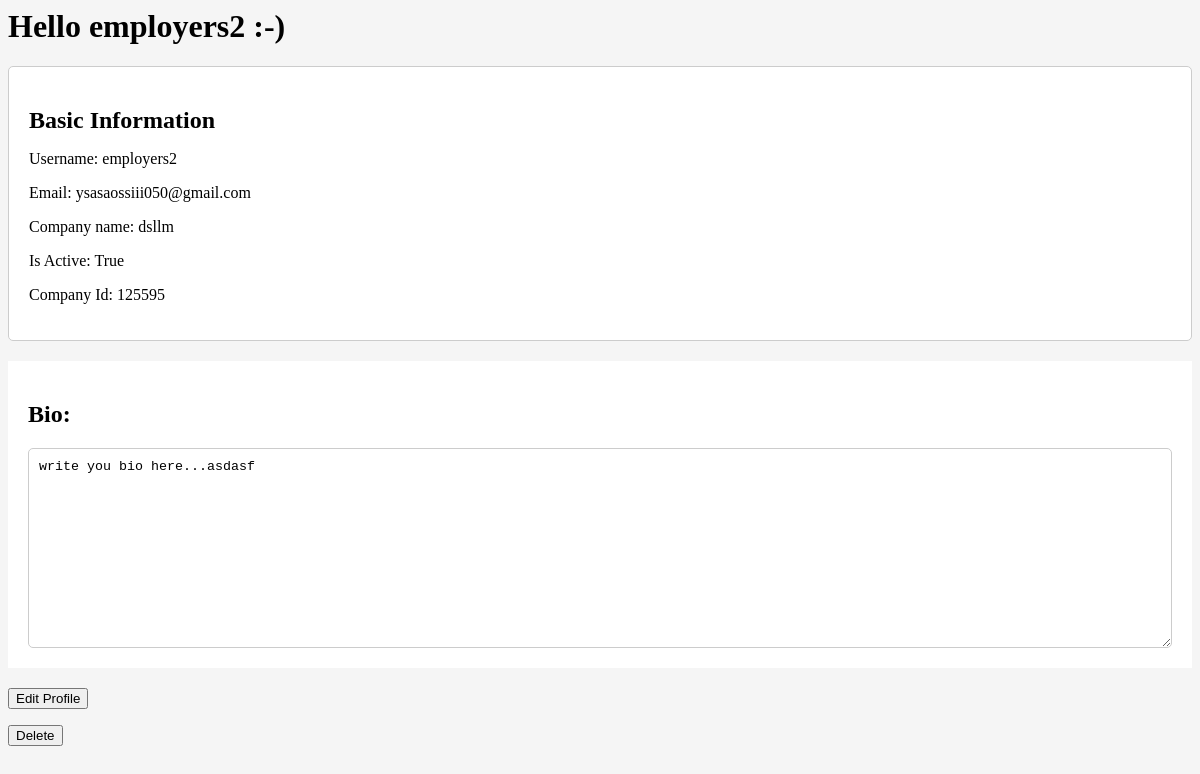
Before: /register/Profile/employers2/ (signed in) with the older database file.
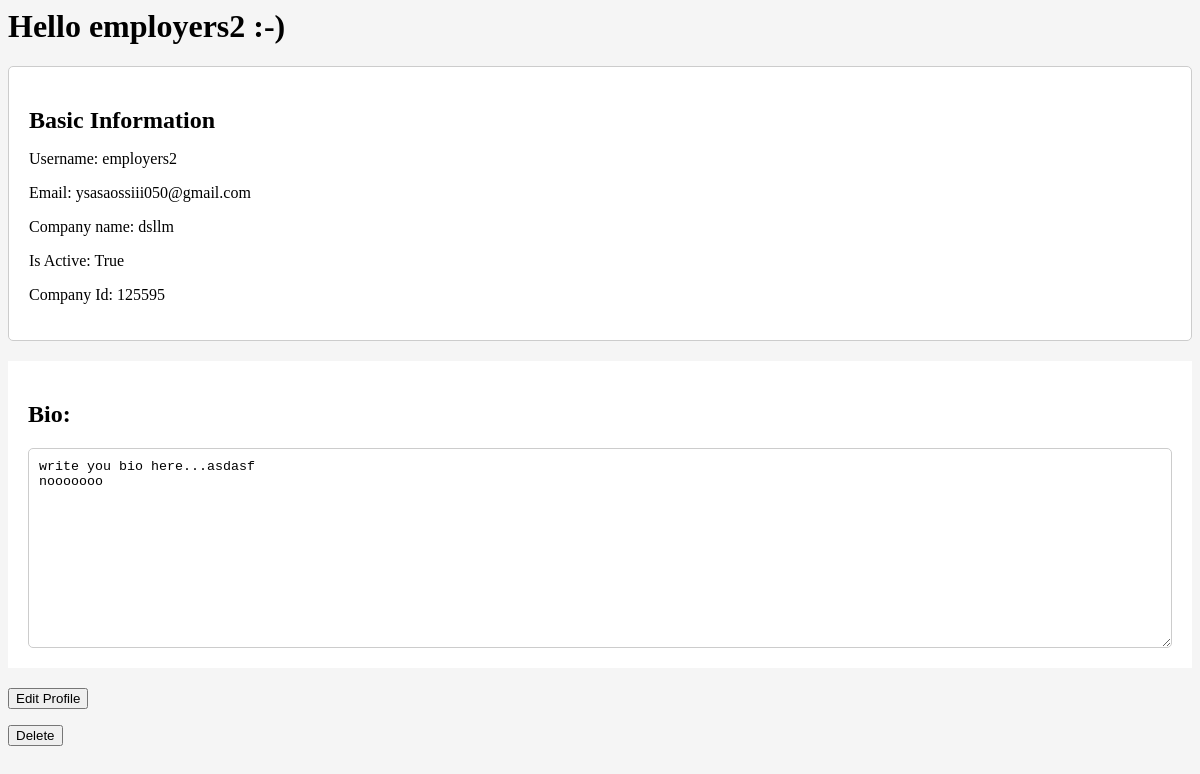
After: the same page with the newer database file.
### users/models.py (models this page shows, shortened)
class Employer(models.Model):
    user = models.OneToOneField(User, on_delete=models.CASCADE)
    email = models.EmailField(unique=True)
    username=models.CharField(max_length=50)
    CompanyName = models.CharField(max_length=255)
    employer_id = models.CharField(max_length=200,unique=True)
    is_employer = models.BooleanField(default=True)
    bios=models.TextField(blank=True,default="write you bio here...")
    USERNAME_FIELD='username'

### users/views.py (the view)
# urls.py: path('Profile/<str:username>/',views.user_profile,name="Profile"),
def user_profile(request, username):
    user = get_object_or_404(User, username=username)
    print(user)
    if request.user.username != user.username:
        return redirect('/')
    try:
        if user.employer.is_employer==True:
            employer = user.employer
            context = {'employer': employer}
            return render(request, 'employer_profile.html', context)
    except:
        if user.candidate.is_candidate==True:
            candidate = user.candidate
            print(candidate)
            context = {'candidate': candidate}
            return render(request, 'candidate_profile.html', context)

### users/templates/employer_profile.html (shortened to what this page needs)
<h1>Hello {{ employer.user.username }} :-)</h1>
<div class="profile-info">
    <h2>Basic Information</h2>
    <p>Username: {{ employer.user.username }}</p>
    <p>Email: {{ employer.user.email }}</p>
    <p>Company name: {{ employer.CompanyName }}</p>
    <p>Is Active: {{ employer.user.is_active }}</p>
    <p>Company Id: {{ employer.employer_id }}</p>
</div>
<div class="profile-bio">
    <h2>Bio:</h2>
    <textarea readonly>{{ employer.bios }}</textarea>
</div>
<form action="{% url 'edit_profile' employer.user.username %}">
    <button type="submit" class="btn btn-primary">Edit Profile</button>
</form>
<form action="{% url 'delete_account' %}">
    <input type="submit" value="Delete" />
</form>

### users/templates/employer_profile.html (style rules this page uses)
.profile-info { margin: 20px 0; border: 1px solid #ccc; border-radius: 5px; padding: 20px; background-color: #fff; }
.profile-info h2 { margin-bottom: 10px; }
.profile-bio { margin: 20px 0; padding: 20px; background-color: #fff; }
.profile-bio textarea { width: 100%; height: 200px; border: 1px solid #ccc; border-radius: 5px; padding: 10px; }

Changed rows visible on the page:
changed Employer "dsllm": bios "write you bio here...asdasf" → "write you bio here...asdasf nooooooo"
